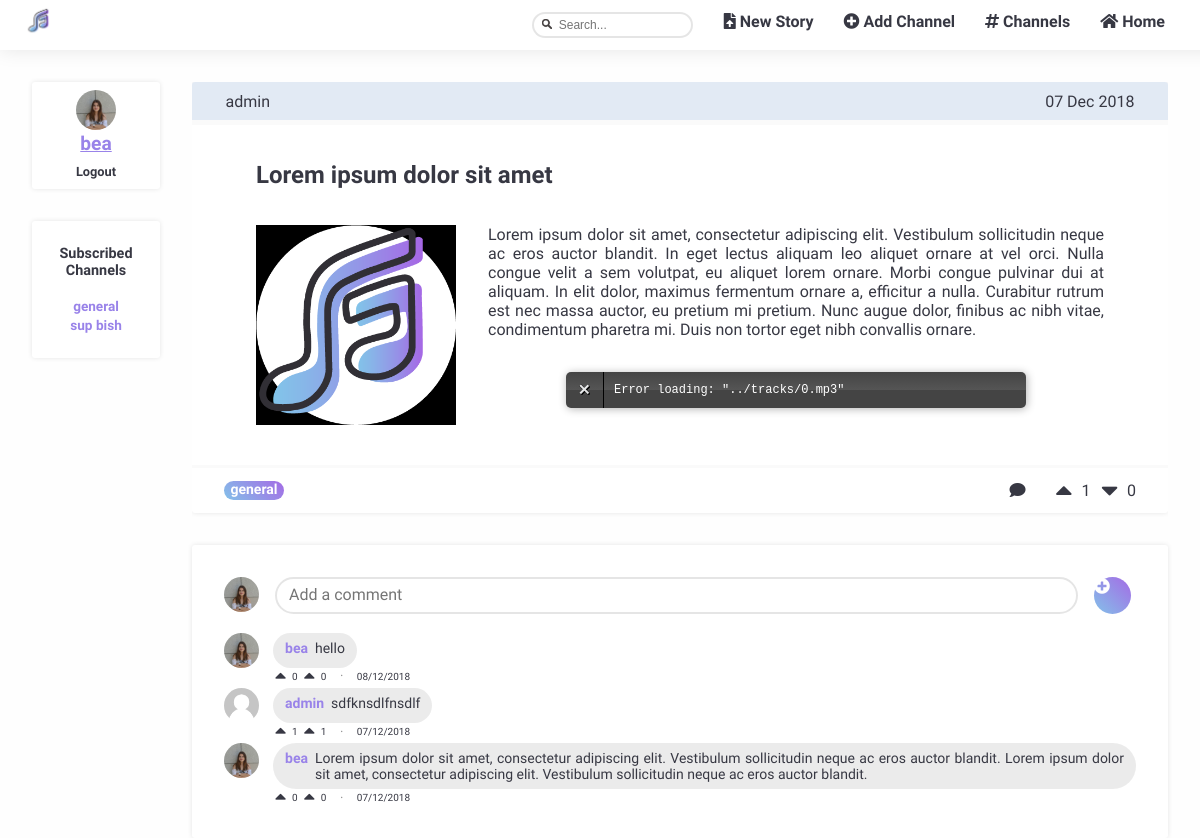
/pages/story_page.php?story_id=0 (signed in), run on the app's committed database.
### tables this page shows
CREATE TABLE subscribed (
  id INTEGER PRIMARY KEY,
  user VARCHAR REFERENCES users,
  channel VARCHAR REFERENCES channels
);

CREATE TABLE stories (id INTEGER PRIMARY KEY, title VARCHAR, text VARCHAR, author VARCHAR REFERENCES users, datetime DATETIME, upvotes INTEGER, downvotes INTEGER, channel VARCHAR REFERENCES channels);

CREATE TABLE comments (
  id INTEGER PRIMARY KEY,
  story_id INTEGER REFERENCES stories,
  author VARCHAR REFERENCES users,
  upvotes INTEGER,
  downvotes INTEGER,
  datetime DATETIME,
  text VARCHAR
);

### database/db_channels.php (called while the page is built, shortened)
<?php
  include('../database/db_connection.php');
  function getSubbedChannels($username) {
    global $db;
    $stmt = $db->prepare('SELECT channel FROM subscribed WHERE user = ?');
    $stmt->execute(array($username));
    return $stmt->fetchAll();
  }
?>

### database/db_stories.php (called while the page is built, shortened)
<?php
  include('../database/db_connection.php');
  function getStory($story) {
    global $db;
    $stmt = $db->prepare('SELECT * FROM stories WHERE id = ?');
    $stmt->execute(array($story));
    return $stmt->fetch();
  }
  function getComments($story) {
    global $db;
    $stmt = $db->prepare('SELECT * FROM comments WHERE story_id = ? ORDER BY datetime DESC');
    $stmt->execute(array($story));
    return $stmt->fetchAll();
  }
?>

### templates/tpl_stories.php (the view, shortened to what this page needs)
<?php function draw_story_page($story) {
  ?>
  <section id="story_page" class="page">
    <?php
      draw_story($story);
    ?>
</section>
<?php } ?>
<?php function draw_story($story) {
$date_str = $story['datetime'];
$date = strtotime($date_str);
?>
  <article id="story" class = "blockStyle ">
    <header>
      <span id="user"> <?= $story['author']?></span>
      <span id="date"> <?= date('d M Y',$date)?></span>
    </header>
    <hr class = "invisibleLine">
    <section id="body" class = "blockLayout">
      <h2><a href="../pages/story_page.php?story_id=<?=$story['id']?>"><?= $story['title']?></a></h2>
      <div id = "storyContent">
        <img src= "../img/stories/thumbs_medium/<?=$story['id']?>.png" width="200" height="200">
        <div id = "storyTextAndTrack">
          <p> <?= $story['text']?></p>
        </div>
      </div>
    </section>
    <hr class = "footerSeparator">
    <footer>
    <span id="channel"><?= $story['channel']?></span>
    <a href="../pages/story_page.php?story_id=<?=$story['id']?>"><i class="fas fa-comment"></i></a>
      <section id="upvote" data-storyid=<?=$story['id']?>>
        <button type="submit" class="voteup_btn" user=<?=$_SESSION['username']?> action=1 story=<?=$story['id']?>>
          <i class="fas fa-caret-up fa-2x"></i>
        </button>
        <span id=numUpvotes><?= $story['upvotes']?></span>
      </section>
      <section id="downvote" data-storyid=<?=$story['id']?>>
        <button type="submit" class="votedown_btn" user=<?=$_SESSION['username']?> action=0 story=<?=$story['id']?>>
          <i class="fas fa-caret-down fa-2x"></i>
        </button>
        <span id=numDownvotes><?= $story['downvotes']?></span>
    </footer>
  </article>
<?php
} ?>
<?php function draw_comments($comments, $story) {
?>
  <section id="comment_list" class="page blockStyle blockLayout">
    <?php draw_add_comment($story);
    foreach($comments as $comment) {
      draw_comment($comment, $story);
    }
    ?>
  </section>
<?php
} ?>
<?php include_once('../templates/tpl_account.php');
function draw_comment($comment, $story) {
  $date_str = $comment['datetime'];
  $date = strtotime($date_str);
?>
  <article id="comment">
    <div id ="singleComment">
      <?php $igmsrc = getUserImage($comment['author']);?>
      <img  id="userImage"  src=<?=$igmsrc?> width=35 height="35">
      <div id ="userAndText" class="comment">
        <span id="user"> <?= $comment['author']?></span>
        <p><?= $comment['text']?></p>
      </div>
    </div>
    <footer>
      <section id="upvote" data-commentid=<?=$comment['id']?>>
        <button type="submit" class="voteup_btn" user=<?=$_SESSION['username']?> action=1 story=<?=$story?> comment=<?=$comment['id']?>>
          <i class="fas fa-caret-up fa-lg"></i>
        </button>
        <span id = numUpvotes><?= $comment['upvotes']?></span>
      </section>
      <section id="downvote" data-commentid=<?=$comment['id']?>>
        <button type="submit" class="votedown_btn" user=<?=$_SESSION['username']?> action=0 story=<?=$story?> comment=<?=$comment['id']?>>
          <i class="fas fa-caret-up fa-lg"></i>
        </button>
        <span id = numDownvotes><?= $comment['downvotes']?></span>
      </section>
      <span id ="divDot">&bull;</span>
      <span id="date"> <?= date('d/m/Y', $date)?></span>
    </footer>
  </article>
<?php
} ?>
<?php function draw_add_comment($story) {
?>
  <section id="add_comment">
  <?php $igmsrc = getUserImage($_SESSION['username']);?>
      <img  id="userImage"  src=<?=$igmsrc?> width=35 height="35">
    <form method="post" action="../actions/action_add_comment.php">
      <textarea  class="inputField" rows="1" cols="112" name="comment" placeholder="Add a comment" required></textarea>
      <span id = "postBtn" class="add_comment_btn">
      <i class="fas fa-plus-circle"></i>
      <button type="submit" ></button>
</span>
    </form>
  </section>
<?php
} ?>

### templates/tpl_account.php (shortened to what this page needs)
<?php function draw_sidebar($subbed_channels) {
?>
  <section id="sidebar">
    <?php
      draw_sidebar_login();
      draw_sidebar_subs($subbed_channels);
    ?>
  </section>
<?php } ?>
<?php
    function draw_sidebar_login() {
  if (isset($_SESSION['username']))
  {
    $username = $_SESSION['username'];?>
    <section id="sidebar_login" class="blockStyle">
      <?php $igmsrc = getUserImage($username);?>
        <img  id="userImage"  src=<?=$igmsrc?> width=40 height="40">
        <a href="../pages/edit_profile.php?user=<?= $username ?>"><?= $username ?></a>
        <div><a href="../actions/action_logout.php">Logout</a></div>
    </section>
    <?php }
} ?>
<?php function draw_sidebar_subs($subbed_channels) {
  if (isset($_SESSION['username']) && !empty($subbed_channels)) {
    ?>
    <section id="sidebar_subs" class= "blockStyle">
      <h1>Subscribed Channels</h1>
      <ul>
        <?php
          foreach($subbed_channels as $subbed_channel) { ?>
            <li>
              <a href="../pages/channel_page.php?channel=<?= $subbed_channel['channel'] ?>"><?= $subbed_channel['channel'] ?></a>
            </li>
        <?php }
        ?>
      </ul>
    </section>
<?php }
}?>
<?php
function getUserImage($username){
  if(file_exists("../img/users/$username.png"))
   $img = "../img/users/$username.png";
  else  $img = "../img/unknownuser.png";
  return $img;
}?>

### data on the page
subscribed: channel "general"
subscribed: channel "sup bish"
stories: author "admin", datetime "07 Dec 2018", title "Lorem ipsum dolor sit amet", text "Lorem ipsum dolor sit amet, consectetur adipiscing elit. Vestibulum sollicitudin neque ac eros auctor blandit. In eget lectus aliquam leo aliquet ornare at vel orci. Nulla congue velit a sem volutpat, eu aliquet lorem ornare. Morbi congue pulvinar dui at aliquam. In elit dolor, maximus fermentum ornare a, efficitur a nulla. Curabitur rutrum est nec massa auctor, eu pretium mi pretium. Nunc augue dolor, finibus ac nibh vitae, condimentum pharetra mi. Duis non tortor eget nibh convallis ornare.", channel "general", upvotes "1", downvotes "0"
comments: author "bea", text "hello", upvotes "0", downvotes "0", datetime "08/12/2018"
comments: shows a picture, author "admin", text "sdfknsdlfnsdlf", upvotes "1", downvotes "1", datetime "07/12/2018"
comments: author "bea", text "Lorem ipsum dolor sit amet, consectetur adipiscing elit. Vestibulum sollicitudin neque ac eros auctor blandit. Lorem ipsum dolor sit amet, consectetur adipiscing elit. Vestibulum sollicitudin neque ac eros auctor blandit.", upvotes "0", downvotes "0", datetime "07/12/2018"

### other printed values
$username "bea"
